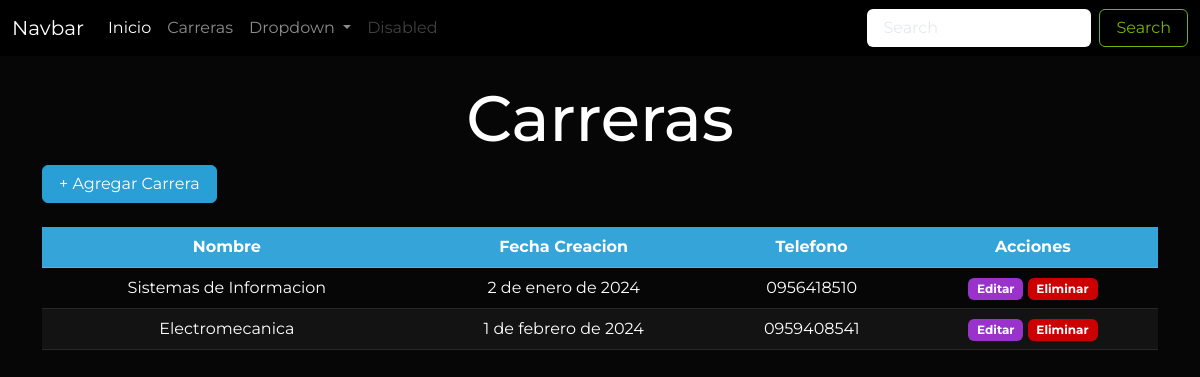
Before: /carreras/ with the older database file.
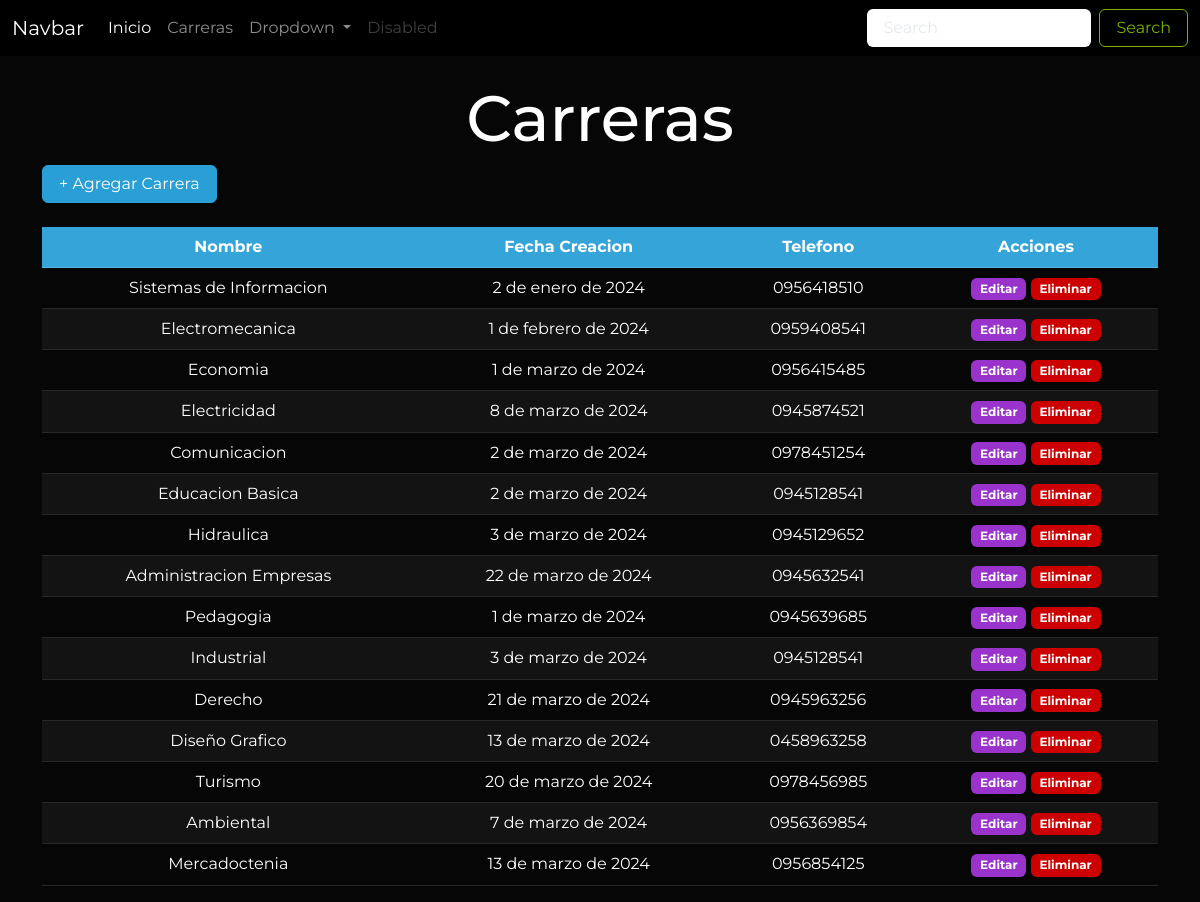
After: the same page with the newer database file.
### Aplicaciones/Educacion/models.py (models this page shows, shortened)
class Carrera(models.Model):
    id_car=models.AutoField(primary_key=True)
    nombre_car=models.CharField(max_length=50)
    fecha_creacion_car=models.DateField()
    telefono_car=models.CharField(max_length=10)

### Aplicaciones/Educacion/views.py (the view)
# urls.py: path('carreras/', views.carreras, name="carreras"),
def carreras(request):
    carrerasDbb = Carrera.objects.all()
    return render(request, 'carreras.html', {
        "carreras": carrerasDbb
    })

### Aplicaciones/Educacion/templates/carreras.html (shortened to what this page needs)
{% extends 'plantilla.html' %} {% load static %}  {% block contenido %}
<div class="container">
  <h1 class="text-center mt-4">Carreras</h1>
  <button
    type="button"
    class="btn btn-primary mb-4"
    data-bs-toggle="modal"
    data-bs-target="#exampleModal"
  >
    + Agregar Carrera
  </button>
  {% if carreras %}
  <div class="table-responsive">
    <table class="table table-hover table-striped text-center" id="tabla">
      <thead class="table-primary">
        <tr>
          <th>Nombre</th>
          <th>Fecha Creacion</th>
          <th>Telefono</th>
          <th>Acciones</th>
        </tr>
      </thead>
      <tbody>
        {% for carrera in carreras %}
        <tr>
          <td>{{carrera.nombre_car}}</td>
          <td>{{carrera.fecha_creacion_car}}</td>
          <td>{{carrera.telefono_car}}</td>
          <td>
            <a
              href="{% url 'editar_carrera' carrera.id_car %}"
              class="btn badge bg-info"
              >Editar</a
            >
            <a
              href="javascript:void(0)"
              onclick="eliminarFila('/eliminar_carrera/{{carrera.id_car}}', 'Carrera')"
              class="btn badge bg-danger"
              >Eliminar</a
            >
          </td>
        </tr>
        {% endfor %}
      </tbody>
    </table>
  </div>
  {% else %}
  <div class="alert alert-warning mt-4 text-center">
    No hay registros de carreras
  </div>
  {% endif %}
</div>
{% endblock contenido %}

### Aplicaciones/Educacion/templates/plantilla.html (shortened to what this page needs)
{% load static %}
<!DOCTYPE html>
<html lang="en">
  <head>
    <link rel="stylesheet" href="{% static 'css/styles.css' %}" />
    <link
      rel="stylesheet"
      href="https://cdn.jsdelivr.net/npm/bootswatch@5.3.2/dist/cyborg/bootstrap.min.css"
    />
    <link
      rel="stylesheet"
      href="https://cdn.jsdelivr.net/npm/izitoast@1.4.0/dist/css/iziToast.min.css"
    />
    <link
      rel="stylesheet"
      href="https://cdn.jsdelivr.net/npm/datatables@1.10.18/media/css/jquery.dataTables.min.css"
    />
  </head>
  <body>
    <nav class="navbar navbar-expand-lg bg-black" data-bs-theme="dark">
      <div class="container-fluid">
        <a class="navbar-brand" href="#">Navbar</a>
        <div class="collapse navbar-collapse" id="navbarSupportedContent">
          <ul class="navbar-nav me-auto mb-2 mb-lg-0">
            <li class="nav-item">
              <a class="nav-link active" aria-current="page" href="/">Inicio</a>
            </li>
            <li class="nav-item">
              <a class="nav-link" href="{% url 'carreras' %}">Carreras</a>
            </li>
            <li class="nav-item dropdown">
              <a
                class="nav-link dropdown-toggle"
                href="#"
                role="button"
                data-bs-toggle="dropdown"
                aria-expanded="false"
              >
                Dropdown
              </a>
            </li>
            <li class="nav-item">
              <a class="nav-link disabled" aria-disabled="true">Disabled</a>
            </li>
          </ul>
          <form class="d-flex" role="search">
            <input
              class="form-control me-2"
              type="search"
              placeholder="Search"
              aria-label="Search"
            />
            <button class="btn btn-outline-success" type="submit">
              Search
            </button>
          </form>
        </div>
      </div>
    </nav>
    <main>{% block contenido %}{% endblock contenido %}</main>
  </body>
</html>

### universidad/static/css/styles.css (style rules this page uses)
body { font-family: "Montserrat", sans-serif !important; font-optical-sizing: auto; font-style: normal; }

Changed rows visible on the page:
added Carrera: nombre_car "Economia", fecha_creacion_car "1 de marzo de 2024", telefono_car "0956415485"
added Carrera: nombre_car "Electricidad", fecha_creacion_car "8 de marzo de 2024", telefono_car "0945874521"
added Carrera: nombre_car "Comunicacion", fecha_creacion_car "2 de marzo de 2024", telefono_car "0978451254"
added Carrera: nombre_car "Educacion Basica", fecha_creacion_car "2 de marzo de 2024", telefono_car "0945128541"
added Carrera: nombre_car "Hidraulica", fecha_creacion_car "3 de marzo de 2024", telefono_car "0945129652"
added Carrera: nombre_car "Administracion Empresas", fecha_creacion_car "22 de marzo de 2024", telefono_car "0945632541"
added Carrera: nombre_car "Pedagogia", fecha_creacion_car "1 de marzo de 2024", telefono_car "0945639685"
added Carrera: nombre_car "Industrial", fecha_creacion_car "3 de marzo de 2024", telefono_car "0945128541"
added Carrera: nombre_car "Derecho", fecha_creacion_car "21 de marzo de 2024", telefono_car "0945963256"
added Carrera: nombre_car "Diseño Grafico", fecha_creacion_car "13 de marzo de 2024", telefono_car "0458963258"
added Carrera: nombre_car "Turismo", fecha_creacion_car "20 de marzo de 2024", telefono_car "0978456985"
added Carrera: nombre_car "Ambiental", fecha_creacion_car "7 de marzo de 2024", telefono_car "0956369854"
added Carrera: nombre_car "Mercadoctenia", fecha_creacion_car "13 de marzo de 2024", telefono_car "0956854125"
